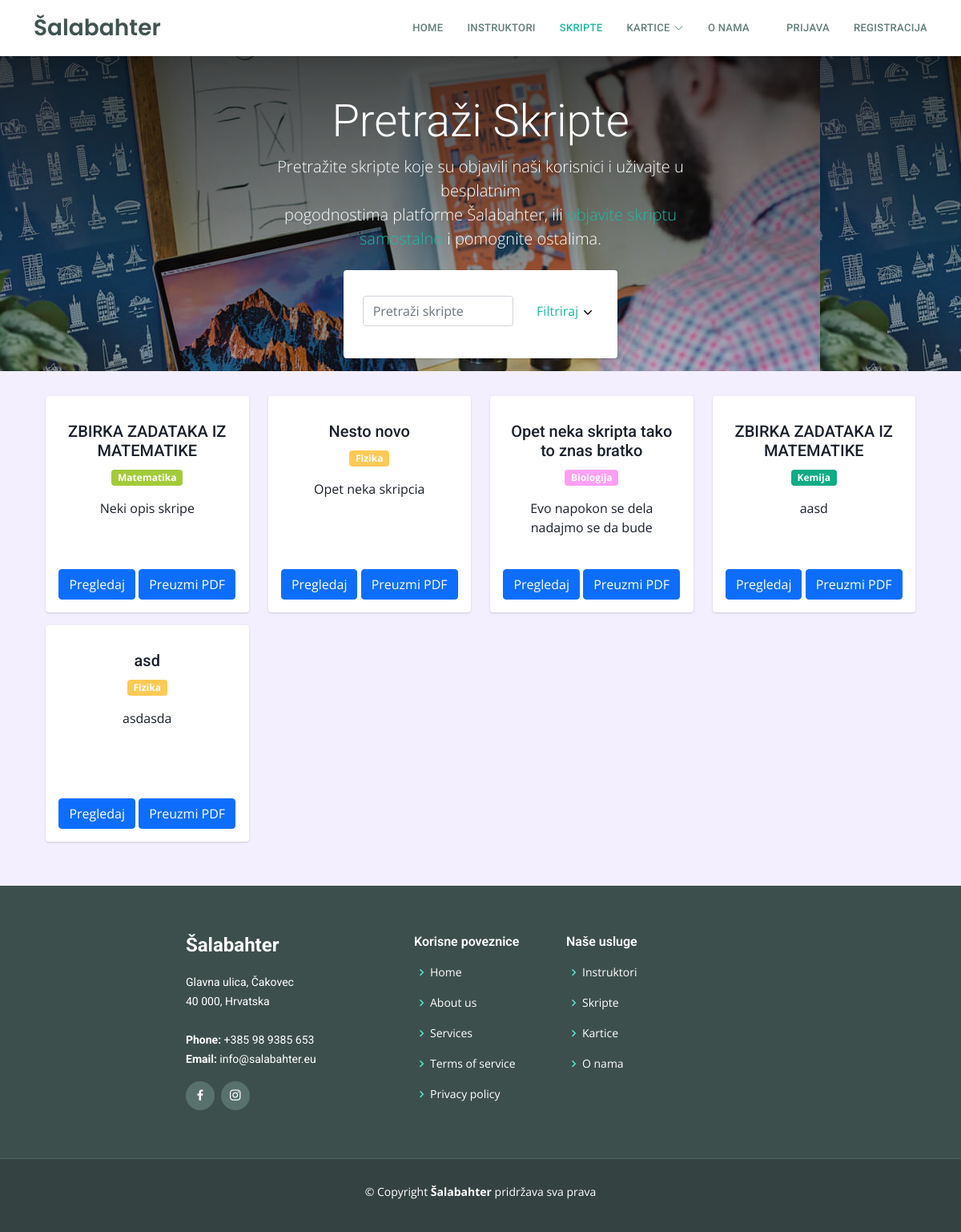
Before: /skripte/index.php with the older database file.
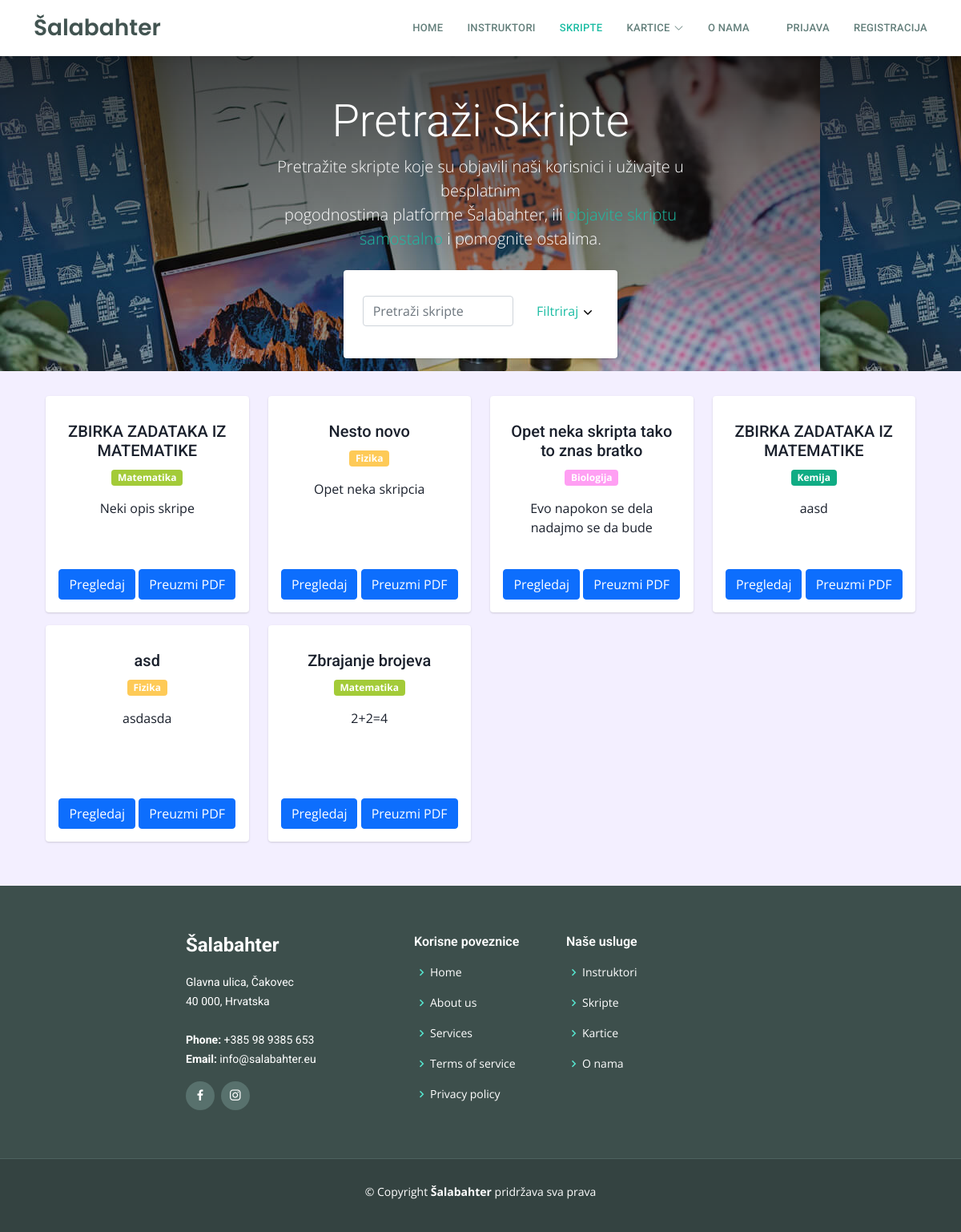
After: the same page with the newer database file.
### tables this page shows
CREATE TABLE `skripte` (
  `skripta_id` int(11) NOT NULL,
  `predmet_id` int(11) NOT NULL,
  `naziv_skripte` varchar(255) NOT NULL,
  `opis_skripte` longtext NOT NULL,
  `broj_pregleda` int(11) NOT NULL,
  `datum_kreiranja` date NOT NULL,
  `skripta_putanja` varchar(255) NOT NULL,
  `korisnik_id` int(11) NOT NULL
);

CREATE TABLE `predmeti` (
  `predmet_id` int(11) NOT NULL,
  `naziv_predmeta` varchar(255) DEFAULT NULL,
  `predmet_boja` varchar(255) NOT NULL
);

### skripte/index.php (the view, shortened to what this page needs)
<?php
$con = require "../ukljucivanje/connection/spajanje.php";
include("../ukljucivanje/functions/funkcije.php");
$trenutnaStranica = "skripte";
$putanjaDoPocetne = "../";
$putanjaDoInstruktora = "../instruktori.php";
$putanjaDoSkripta = "../skripte/";
$putanjaDoKartica = "../kartice/";
$putanjaDoOnama = "../onama.php";
$putanjaDoPrijave = "../racun/prijava.php";
$putanjaDoRegistracije = "../racun/registracija.php";
if ($_SERVER["REQUEST_METHOD"] == "POST") {
    $searchTerm = $_POST["searchTerm"];
    $selectedSubject = $_POST["selectedSubject"];
    $sql = "SELECT skripte.*, predmeti.naziv_predmeta, predmeti.predmet_boja FROM skripte INNER JOIN predmeti ON skripte.predmet_id = predmeti.predmet_id WHERE 1=1";
    if (!empty($searchTerm)) {
        $sql .= " AND (skripte.naziv_skripte LIKE '%$searchTerm%' OR skripte.opis_skripte LIKE '%$searchTerm%' OR predmeti.naziv_predmeta LIKE '%$searchTerm%')";
    }
    if (!empty($selectedSubject)) {
        $sql .= " AND skripte.predmet_id = $selectedSubject";
    }
    $result = $con->query($sql);
} else {
    $sql = "SELECT * FROM skripte";
    $result = $con->query($sql);
}
?>
<!DOCTYPE html>
<html lang="hr">
<head>
    <link rel="stylesheet" href="https://cdnjs.cloudflare.com/ajax/libs/animate.css/4.1.1/animate.min.css" />
    <?php include '../assets/css/stiliranjeSporedno.php'; ?>
    <link href="../assets/css/skripte.css" rel="stylesheet">
</head>
<body>
    <?php include '../ukljucivanje/header.php'; ?>
    <div class="justify-content-md-center mb-4">
        <div class="hero-section text-center" style="background: linear-gradient(rgba(0, 0, 0, 0.7), rgba(0, 0, 0, 0.2)), url(../assets/img/about.jpg);">
            <div class="container ">
                <div class="row">
                    <div class="col-lg-6 mx-auto mt-5">
                        <h1 class="display-4 " style="color: #FFFFFF;">Pretraži Skripte</h1>
                        <p class="lead" style="color: #FFFFFF;">Pretražite skripte koje su objavili naši korisnici i uživajte u besplatnim </br> pogodnostima platforme Šalabahter, ili <a href="nova_skripta.phps">objavite skriptu samostalno</a> i pomognite ostalima.</p>
                    </div>
                </div>
                <div class="row d-flex justify-content-center align-items-center m-2">
                    <div class="col-sm-4 ">
                        <div class="card mb-3">
                            <div class="card-body m-2">
                                <form method="POST">
                                    <div class="row d-flex justify-content-center align-items-center mb-2">
                                        <div class="col-sm-8">
                                            <input class="form-control mt-2 mb-2" type="search" placeholder="Pretraži skripte" name="searchTerm">
                                        </div>
                                        <div class="col-sm">
                                            <a href="#postavkeTrazilice"  data-toggle="collapse" aria-expanded="false" aria-controls="postavkeTrazilice" id="filtrirajTipka">Filtriraj
                                                <svg class="arrow-down" xmlns="http://www.w3.org/2000/svg" viewBox="0 0 16 16" width="16" height="16">
                                                    <path d="M12.78 5.22a.749.749 0 0 1 0 1.06l-4.25 4.25a.749.749 0 0 1-1.06 0L3.22 6.28a.749.749 0 1 1 1.06-1.06L8 8.939l3.72-3.719a.749.749 0 0 1 1.06 0Z"></path>
                                                </svg>
                                            </a>
                                        </div>
                                    </div>
                                </form>
                            </div>
                        </div>
                    </div>
                </div>
            </div>
        </div>
        <div class="container">
            <div class="main-body mt-3">
                <div class="row">
                    <div class="col">
                        <div class="row">
                            <?php
                            if (isset($result) > 0) :
                                while ($row = $result->fetch_assoc()) :
                                    $predmet_id = $row['predmet_id'];
                                    $predmetGrupe = "SELECT  naziv_predmeta, predmet_boja FROM  predmeti WHERE predmet_id = $predmet_id";
                                    $rezultatPredmeta = $con->query($predmetGrupe);
                            ?>
                                    <div class="col-sm-3 mb-3 ">
                                        <div class="card" style="height: 270px;">
                                            <div class="card-body d-flex flex-column justify-content-between">
                                                <div class="d-flex flex-column align-items-center text-center" style="height: 100%; display: flex; flex-direction: column; justify-content: space-between;">
                                                    <div class="mt-3">
                                                        <h5 class="card-title">
                                                            <?php echo (strlen($row["naziv_skripte"]) > 40) ? substr($row["naziv_skripte"], 0, 40) . '...' : $row["naziv_skripte"]; ?>
                                                        </h5>
                                                        <?php
                                                        if ($rezultatPredmeta->num_rows > 0) :
                                                            while ($predmetRed = $rezultatPredmeta->fetch_assoc()) :
                                                                $naziv_predmeta = $predmetRed['naziv_predmeta'];
                                                                $predmetBoja = $predmetRed['predmet_boja'];
                                                        ?>
                                                                <p class="badge " style="background-color: <?php echo $predmetBoja; ?>;"><?php echo $naziv_predmeta; ?></p>
                                                        <?php
                                                            endwhile;
                                                        endif;
                                                        ?>
                                                        <p class="card-text">
                                                            <?php echo (strlen($row["opis_skripte"]) > 120) ? substr($row["opis_skripte"], 0, 120) . '...' : $row["opis_skripte"]; ?>
                                                        </p>
                                                    </div>
                                                    <div class="row mt-auto">
                                                        <div class="col">
                                                            <a href="skripta.php?skripta_id=<?php echo $row["skripta_id"]; ?>" class="btn btn-primary">Pregledaj</a>
                                                            <a href="<?php echo $row["skripta_putanja"]; ?>" class="btn btn-primary" download>Preuzmi PDF</a>
                                                        </div>
                                                    </div>
                                                </div>
                                            </div>
                                        </div>
                                    </div>
                            <?php
                                endwhile;
                            else :
                                echo "<p class='col'>Nema rezultata.</p>";
                            endif;
                            ?>
                        </div>
                    </div>
                </div>
            </div>
        </div>
    </div>
    <?php include '../ukljucivanje/footer.php'; ?>
</body>
</html>

### assets/css/stiliranjeSporedno.php (shortened to what this page needs)
<link rel="stylesheet" href="https://cdn.jsdelivr.net/npm/bootstrap@4.5.2/dist/css/bootstrap.min.css">
<link href="../assets/vendor/animate.css/animate.min.css" rel="stylesheet">
<link href="../assets/vendor/bootstrap/css/bootstrap.min.css" rel="stylesheet">
<link href="../assets/vendor/bootstrap-icons/bootstrap-icons.css" rel="stylesheet">
<link href="../assets/vendor/boxicons/css/boxicons.min.css" rel="stylesheet">
<link href="../assets/vendor/glightbox/css/glightbox.min.css" rel="stylesheet">
<link href="../assets/vendor/swiper/swiper-bundle.min.css" rel="stylesheet">
<link href="../assets/css/style.css" rel="stylesheet">

### ukljucivanje/header.php (shortened to what this page needs)
<header id="header" class="d-flex align-items-center">
   <div class="container d-flex align-items-center justify-content-between">
     <div class="logo">
       <h1 class="text-light"><a href="<?php echo $pathToPocetna?>"><span>Šalabahter</span></a></h1>
     </div>
     <nav id="navbar" class="navbar">
       <ul>
         <li><a class="nav-link scrollto <?php echo $trenutnaStranica == "index" ? 'active' : '' ?>" href="<?php echo $putanjaDoPocetne?>">Home</a></li>
         <li><a class="nav-link scrollto <?php echo $trenutnaStranica == "instruktori" ? 'active' : '' ?>" href="<?php echo $putanjaDoInstruktora?>">Instruktori</a></li>
         <li><a class="nav-link scrollto <?php echo $trenutnaStranica == "skripte" ? 'active' : '' ?>" href="<?php echo $putanjaDoSkripta?>">Skripte</a></li>
         <li class="dropdown"><a class="nav-link scrollto <?php echo $trenutnaStranica == "kartice" ? 'active' : '' ?>" href="<?php echo $putanjaDoKartica?>"><span>Kartice</span> <i class="bi bi-chevron-down"></i></a>
         </li>
         <li><a class="nav-link scrollto <?php echo $trenutnaStranica == "onama" ? 'active' : '' ?>" href="<?php echo $putanjaDoOnama?>" >O nama</a></li>
         <?php if(!isset($_SESSION["user_id"])): ?>
             <a href="<?php echo $putanjaDoPrijave ?>" class="nav-link scrollto ml-3" role="button">Prijava</a>
             <a href="<?php echo $putanjaDoRegistracije ?>" class="nav-link scrollto" role="button">Registracija</a>
     <?php else: ?>
             <a href="<?php echo $putanjaDoRacuna ?>" class="nav-link scrollto mr-2 <?php echo $trenutnaStranica == "račun" ? 'active' : '' ?>" role="button">Račun</a>
             <a href="<?php echo $putanjaDoOdjave ?>" id="logout" class="nav-link scrollto " role="button">Odjava</a>
     <?php endif; ?>
     </div>
   </header>

### ukljucivanje/footer.php
<footer id="footer">
    <div class="footer-top">
      <div class="container mx-auto">
        <div class="row justify-content-center">
          <div class="col-lg-3 col-md-6 footer-info">
            <h3 class="text">Šalabahter</h3>
            <p>
              Glavna ulica, Čakovec<br>
              40 000, Hrvatska<br><br>
              <strong>Phone:</strong> +385 98 9385 653<br>
              <strong>Email:</strong> info@salabahter.eu<br>
            </p>
            <div class="social-links mt-3">
              <a href="#" class="facebook"><i class="bx bxl-facebook"></i></a>
              <a href="#" class="instagram"><i class="bx bxl-instagram"></i></a>
            </div>
          </div>
          <div class="col-lg-2 col-md-6 footer-links">
            <h4>Korisne poveznice</h4>
            <ul>
              <li><i class="bx bx-chevron-right"></i> <a href="#">Home</a></li>
              <li><i class="bx bx-chevron-right"></i> <a href="#">About us</a></li>
              <li><i class="bx bx-chevron-right"></i> <a href="#">Services</a></li>
              <li><i class="bx bx-chevron-right"></i> <a href="#">Terms of service</a></li>
              <li><i class="bx bx-chevron-right"></i> <a href="#">Privacy policy</a></li>
            </ul>
          </div>
          <div class="col-lg-3 col-md-6 footer-links">
            <h4>Naše usluge</h4>
            <ul>
              <li><i class="bx bx-chevron-right"></i> <a href="<?php echo $putanjaDoInstruktora?>">Instruktori</a></li>
              <li><i class="bx bx-chevron-right"></i> <a href="<?php echo $putanjaDoSkripta?>">Skripte</a></li>
              <li><i class="bx bx-chevron-right"></i> <a href="<?php echo $putanjaDoKartica?>">Kartice</a></li>
              <li><i class="bx bx-chevron-right"></i> <a href="<?php echo $putanjaDoOnama?>">O nama</a></li>
            </ul>
          </div>
        </div>
      </div>
    </div>
    <div class="container">
      <div class="copyright">
        &copy; Copyright <strong><span>Šalabahter</span></strong> pridržava sva prava
      </div>
      <div class="credits">
      </div>
    </div>
  </footer>

### assets/css/style.css (style rules this page uses)
body { font-family: "Open Sans", sans-serif; background-color: #f3efff; }
a { text-decoration: none; color: #1bbca3; }
h1, h2, h3, h4, h5, h6 { font-family: "Roboto", sans-serif; }
#header { height: 70px; z-index: 997; transition: all 0.5s; background: #fff; box-shadow: 0px 2px 15px rgba(0, 0, 0, 0.1); }
#header .logo h1 { font-size: 28px; margin: 0; padding: 10px 0; line-height: 1; font-weight: 400; }
#header .logo h1 a, #header .logo h1 a:hover { color: #425451; text-decoration: none; font-family: "Poppins", sans-serif; font-weight: 600; }
.scrolled-offset { margin-top: 70px; }
.navbar { padding: 0; }
.navbar ul { margin: 0; padding: 0; display: flex; list-style: none; align-items: center; }
.navbar li { position: relative; }
.navbar a, .navbar a:focus { display: flex; align-items: center; justify-content: space-between; padding: 10px 0 10px 30px; font-family: "Roboto", sans-serif; font-size: 13px; font-weight: 500; color: #637f7b; white-space: nowrap; transition: 0.3s; letter-spacing: 0.3px; text-transform: uppercase; }
.navbar a i, .navbar a:focus i { font-size: 12px; line-height: 0; margin-left: 5px; }
.navbar a:hover, .navbar .active, .navbar .active:focus, .navbar li:hover>a { color: #1bbca3; }
#footer { background: #344341; padding: 0 0 30px 0; color: #fff; font-size: 14px; }
#footer .footer-top { background: #3d4f4c; border-bottom: 1px solid #4d635f; padding: 60px 0 30px 0; }
#footer .footer-top .footer-info { margin-bottom: 30px; }
#footer .footer-top .footer-info h3 { font-size: 24px; margin: 0 0 20px 0; padding: 2px 0 2px 0; line-height: 1; font-weight: 700; }
#footer .footer-top .footer-info p { font-size: 14px; line-height: 24px; margin-bottom: 0; font-family: "Roboto", sans-serif; color: #fff; }
#footer .footer-top .social-links a { font-size: 18px; display: inline-block; background: #58716d; color: #fff; line-height: 1; padding: 8px 0; margin-right: 4px; border-radius: 50%; text-align: center; width: 36px; height: 36px; transition: 0.3s; }
#footer .footer-top h4 { font-size: 16px; font-weight: 600; color: #fff; position: relative; padding-bottom: 12px; }
#footer .footer-top .footer-links { margin-bottom: 30px; }
#footer .footer-top .footer-links ul { list-style: none; padding: 0; margin: 0; }
#footer .footer-top .footer-links ul i { padding-right: 2px; color: #56e7d0; font-size: 18px; line-height: 1; }
#footer .footer-top .footer-links ul li { padding: 10px 0; display: flex; align-items: center; }
#footer .footer-top .footer-links ul li:first-child { padding-top: 0; }
#footer .footer-top .footer-links ul a { color: #fff; transition: 0.3s; display: inline-block; line-height: 1; }
#footer .copyright { text-align: center; padding-top: 30px; }
#footer .credits { padding-top: 10px; text-align: center; font-size: 13px; color: #fff; }

### assets/css/skripte.css (style rules this page uses)
body { color: #1a202c; text-align: left; background-color: #f3efff; }
.main-body { padding: 15px; }
.card { box-shadow: 0 1px 3px 0 rgba(0,0,0,.1), 0 1px 2px 0 rgba(0,0,0,.06); }
.card { position: relative; display: flex; flex-direction: column; min-width: 0; word-wrap: break-word; background-color: #fff; background-clip: border-box; border: 0 solid rgba(0,0,0,.125); border-radius: .25rem; }
.card-body { flex: 1 1 auto; min-height: 1px; padding: 1rem; }
.mb-3, .my-3 { margin-bottom: 1rem!important; }

Changed rows visible on the page:
added skripte: naziv_skripte "Zbrajanje brojeva", opis_skripte "2+2=4", predmeti (naziv_predmeta "Matematika")
